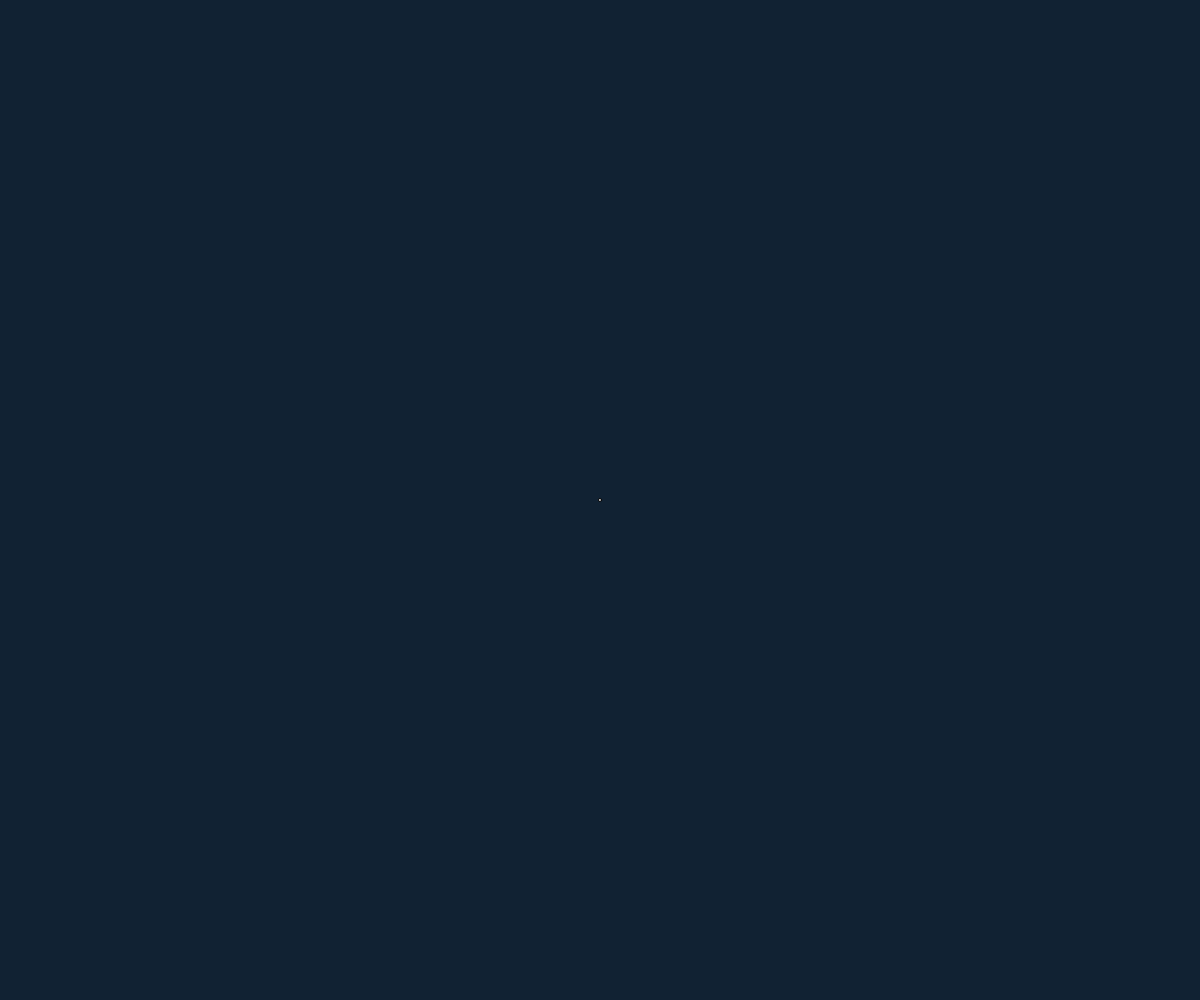
Frame 1 (no input)
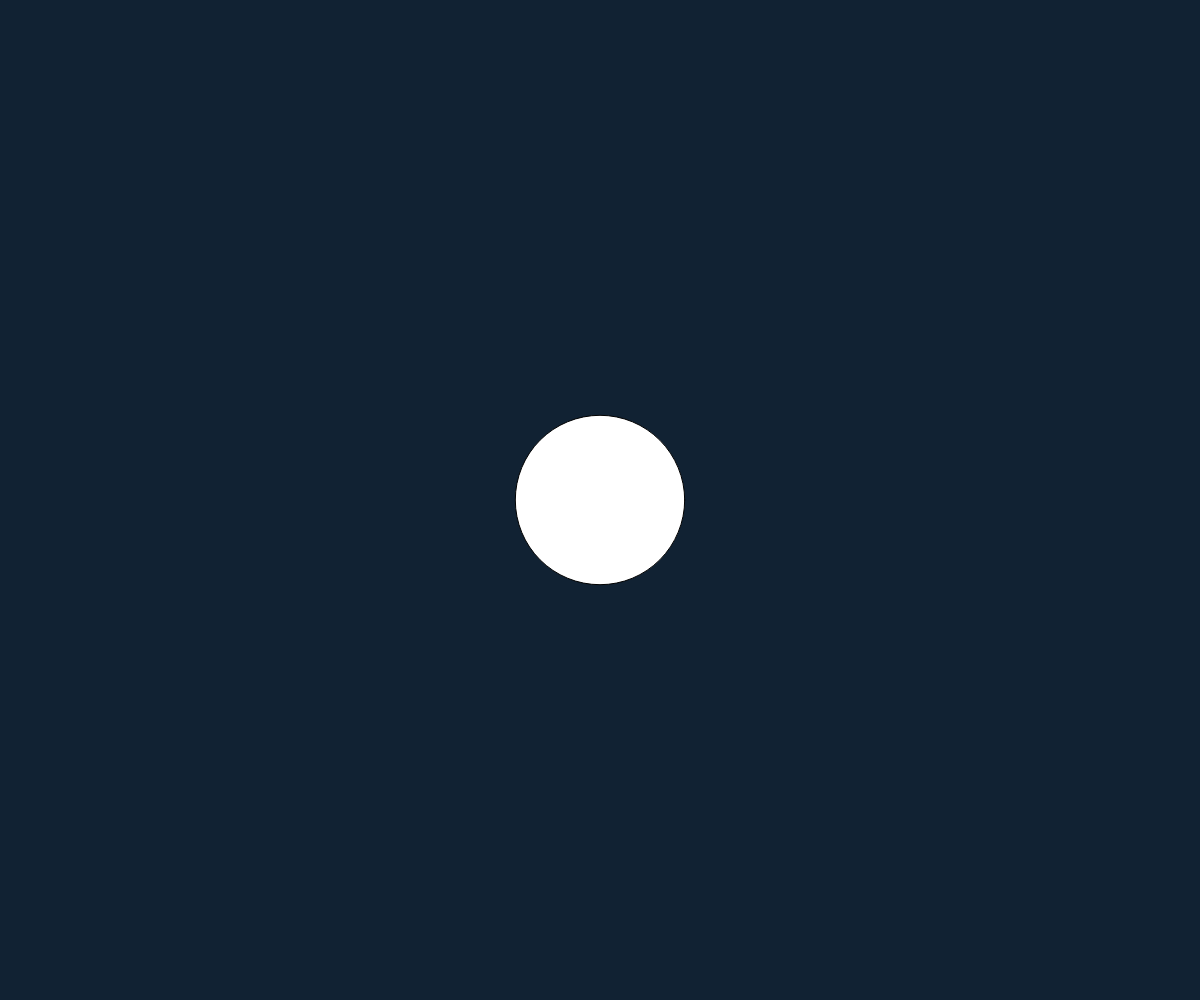
Frame 60 (no input)
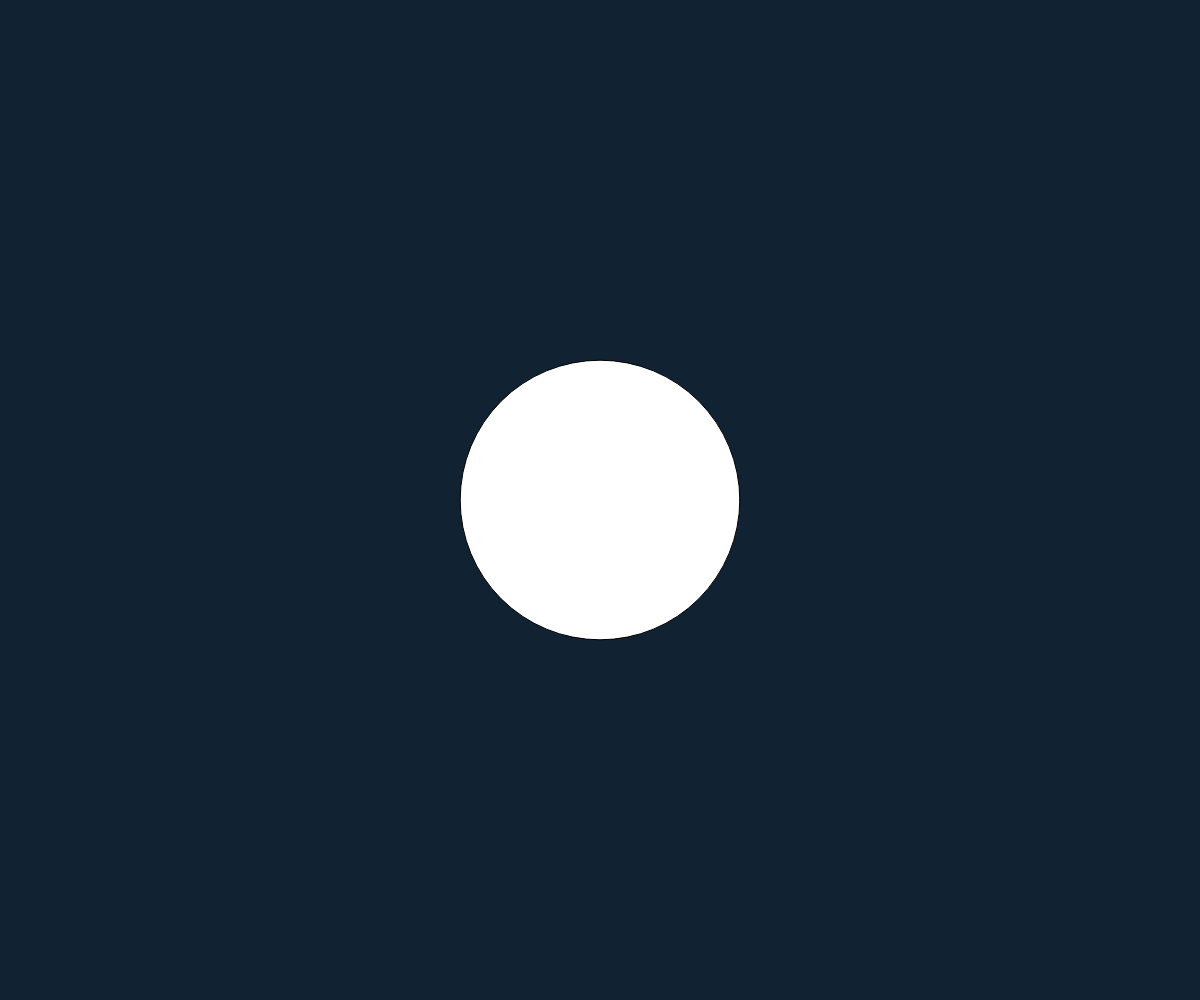
Frame 120 (the mouse pressed at the canvas centre since frame 60)

The p5.js sketch that drew these frames (run headless with seeded random() and noise() and a simulated clock; from frame 60 on, the mouse is pressed at the canvas centre):

// p5.js sketch
// ── sketch.js
function setup() {
  createCanvas(windowWidth, windowHeight);
}

function draw() {
  background('#123');
  circle(width/2, height/2, sin(frameCount*0.01)*300);
}
